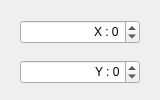
<?xml version="1.0" encoding="UTF-8"?>
<ui version="4.0">
 <class>CtrlPadPoint</class>
 <widget class="QWidget" name="CtrlPadPoint">
  <property name="geometry">
   <rect>
    <x>0</x>
    <y>0</y>
    <width>160</width>
    <height>100</height>
   </rect>
  </property>
  <property name="windowTitle">
   <string>Point Editor</string>
  </property>
  <widget class="QSpinBox" name="X">
   <property name="geometry">
    <rect>
     <x>20</x>
     <y>20</y>
     <width>120</width>
     <height>24</height>
    </rect>
   </property>
   <property name="alignment">
    <set>Qt::AlignRight|Qt::AlignTrailing|Qt::AlignVCenter</set>
   </property>
   <property name="prefix">
    <string>X : </string>
   </property>
   <property name="minimum">
    <number>-999999999</number>
   </property>
   <property name="maximum">
    <number>999999999</number>
   </property>
  </widget>
  <widget class="QSpinBox" name="Y">
   <property name="geometry">
    <rect>
     <x>20</x>
     <y>60</y>
     <width>120</width>
     <height>24</height>
    </rect>
   </property>
   <property name="alignment">
    <set>Qt::AlignRight|Qt::AlignTrailing|Qt::AlignVCenter</set>
   </property>
   <property name="prefix">
    <string>Y : </string>
   </property>
   <property name="minimum">
    <number>-999999999</number>
   </property>
   <property name="maximum">
    <number>999999999</number>
   </property>
  </widget>
 </widget>
 <resources/>
 <connections>
  <connection>
   <sender>X</sender>
   <signal>valueChanged(int)</signal>
   <receiver>CtrlPadPoint</receiver>
   <slot>ValueChanged(int)</slot>
   <hints>
    <hint type="sourcelabel">
     <x>79</x>
     <y>31</y>
    </hint>
    <hint type="destinationlabel">
     <x>79</x>
     <y>49</y>
    </hint>
   </hints>
  </connection>
  <connection>
   <sender>Y</sender>
   <signal>valueChanged(int)</signal>
   <receiver>CtrlPadPoint</receiver>
   <slot>ValueChanged(int)</slot>
   <hints>
    <hint type="sourcelabel">
     <x>79</x>
     <y>71</y>
    </hint>
    <hint type="destinationlabel">
     <x>79</x>
     <y>49</y>
    </hint>
   </hints>
  </connection>
 </connections>
</ui>
